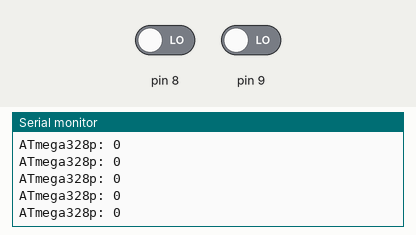
A sketch run on a simulated Arduino Uno, built with avr-gcc and run on an emulated ATmega328P. On the bench: the last lines printed to the serial monitor. The test bench sets the inputs (shaded band); at power-on: pin 8 LOW, pin 9 LOW.

Above: at 1.2 s.
1.3 s: pin 8 driven HIGH
At 1.31 s:
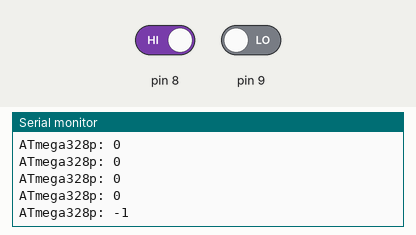
2.8 s: pin 9 driven HIGH
At 2.81 s:
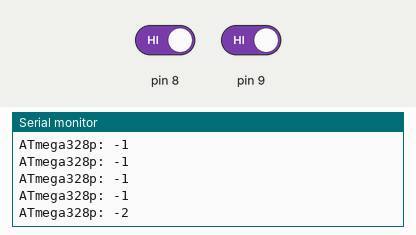
4.3 s: pin 8 driven LOW
At 4.31 s:
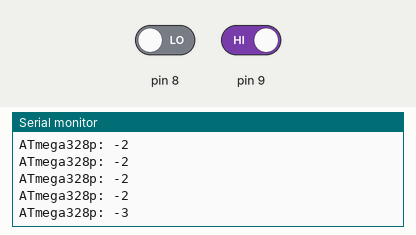
5.8 s: pin 9 driven LOW
At 5.82 s:
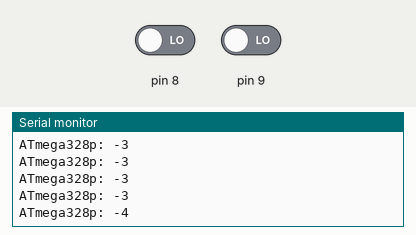
Timing chart, 0 to 8.3 s (numbered marks = the images above; inputs shaded):
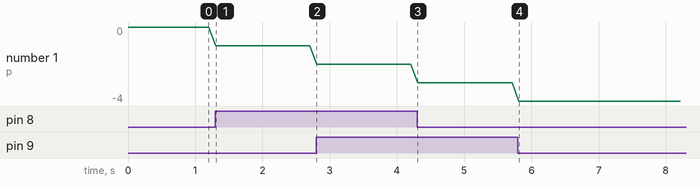

Measured:
- after the input at 1.3 s, the serial monitor: prints a new line at once (image 1)
- after the input at 2.8 s, the serial monitor: prints a new line at once (image 2)
- after the input at 4.3 s, the serial monitor: prints a new line at once (image 3)
- after the input at 5.8 s, the serial monitor: prints a new line at once (image 4)
- plotted number 1: 0 → -1 after the input at 1.3 s, -1 → -2 after the input at 2.8 s, -2 → -3 after the input at 4.3 s, -3 → -4 after the input at 5.8 s

The sketch:

arduino_encoder.ino
```cpp
volatile long xi = 0;
volatile char ABprev = 0;
const int increment[16] = {0,-1,1,0, 1,0,0,-1, -1,0,0,1, 0,1,-1,0};

ISR (PCINT0_vect) { // D8 or D9 has changed
  char AB = PINB & 3;
  xi += increment[AB+ABprev*4];
  ABprev = AB;
}

void setup() {
  pinMode(8, INPUT);  // A
  pinMode(9, INPUT);  // B
  PCICR |= (1 << PCIE0);  // interrupt will be fired on any change on pins d8 and d9
  PCMSK0 |= 3;
  Serial.begin(115200);
}

void loop() {
  Serial.print("ATmega328p: ");
  Serial.println(xi);
  delay(100);
}
```
